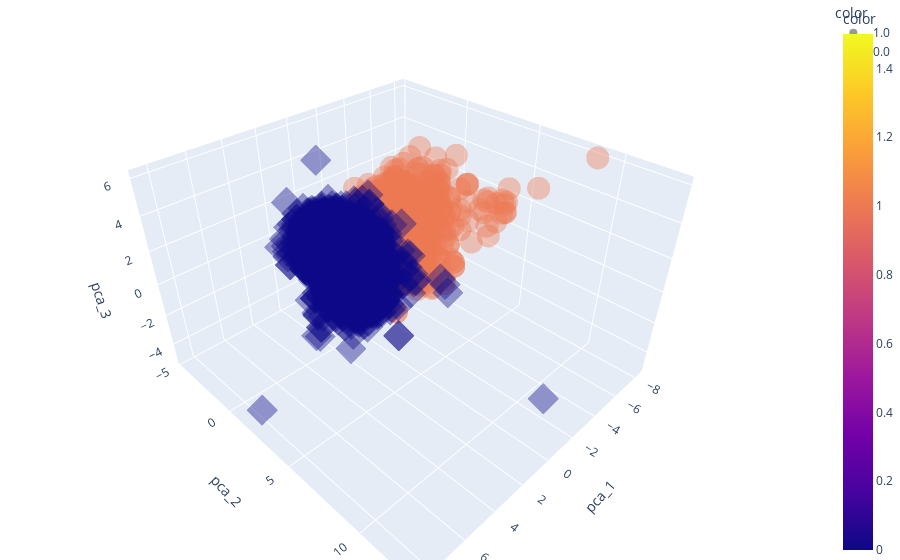

Write notebook code for a chart like this one.
### Code cell
import plotly.express as px

fig = px.scatter_3d(pca_wine_plot, x='pca_1', y='pca_2', z='pca_3', color='color', symbol='color', opacity=0.4)
fig.update_layout(margin=dict(l=0, r=0, b=0, t=0))
fig.show()

### Figure 1 — Plotly figure (JSON) as saved in the notebook; plotly's stock layout.template omitted (floating-point values rounded to 4 significant figures; data arrays with more than 128 entries replaced by an {"elided": "..."} marker saying what was removed)
{"data": [{"hovertemplate": "color=%{marker.color}<br>pca_1=%{x}<br>pca_2=%{y}<br>pca_3=%{z}<extra></extra>", "legendgroup": "1.0", "marker": {"color": {"elided": "1599 int values"}, "coloraxis": "coloraxis", "opacity": 0.4, "symbol": "circle"}, "mode": "markers", "name": "1.0", "scene": "scene", "showlegend": true, "type": "scatter3d", "x": {"elided": "1599 float values"}, "y": {"elided": "1599 float values"}, "z": {"elided": "1599 float values"}}, {"hovertemplate": "color=%{marker.color}<br>pca_1=%{x}<br>pca_2=%{y}<br>pca_3=%{z}<extra></extra>", "legendgroup": "0.0", "marker": {"color": {"elided": "4898 int values"}, "coloraxis": "coloraxis", "opacity": 0.4, "symbol": "diamond"}, "mode": "markers", "name": "0.0", "scene": "scene", "showlegend": true, "type": "scatter3d", "x": {"elided": "4898 float values"}, "y": {"elided": "4898 float values"}, "z": {"elided": "4898 float values"}}], "layout": {"coloraxis": {"colorbar": {"title": {"text": "color"}}, "colorscale": [[0, "#0d0887"], [0.1111, "#46039f"], [0.2222, "#7201a8"], [0.3333, "#9c179e"], [0.4444, "#bd3786"], [0.5556, "#d8576b"], [0.6667, "#ed7953"], [0.7778, "#fb9f3a"], [0.8889, "#fdca26"], [1, "#f0f921"]]}, "legend": {"title": {"text": "color"}, "tracegroupgap": 0}, "margin": {"b": 0, "l": 0, "r": 0, "t": 0}, "scene": {"domain": {"x": [0, 1], "y": [0, 1]}, "xaxis": {"title": {"text": "pca_1"}}, "yaxis": {"title": {"text": "pca_2"}}, "zaxis": {"title": {"text": "pca_3"}}}}}
